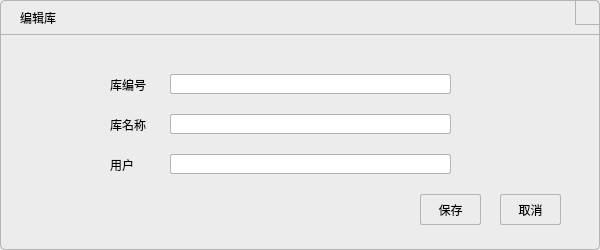
<?xml version="1.0" encoding="UTF-8"?>
<ui version="4.0">
 <class>EditLibraryDlg</class>
 <widget class="QDialog" name="EditLibraryDlg">
  <property name="geometry">
   <rect>
    <x>0</x>
    <y>0</y>
    <width>600</width>
    <height>250</height>
   </rect>
  </property>
  <property name="windowTitle">
   <string>Dialog</string>
  </property>
  <property name="styleSheet">
   <string notr="true">border:1px solid rgb(180,180,180);
border-radius:5px;
background-color:rgb(236,236,236)</string>
  </property>
  <widget class="QWidget" name="widget_2" native="true">
   <property name="geometry">
    <rect>
     <x>0</x>
     <y>34</y>
     <width>600</width>
     <height>216</height>
    </rect>
   </property>
   <property name="styleSheet">
    <string notr="true">border-top-right-radius:0px;
border-top-left-radius:0px;
border-bottom-right-radius:5px;
border-bottom-left-radius:5px;</string>
   </property>
   <widget class="QPushButton" name="pushButton_2">
    <property name="geometry">
     <rect>
      <x>530</x>
      <y>560</y>
      <width>75</width>
      <height>23</height>
     </rect>
    </property>
    <property name="text">
     <string>PushButton</string>
    </property>
   </widget>
   <widget class="QPushButton" name="pushButton_3">
    <property name="geometry">
     <rect>
      <x>630</x>
      <y>560</y>
      <width>75</width>
      <height>23</height>
     </rect>
    </property>
    <property name="text">
     <string>PushButton</string>
    </property>
   </widget>
   <widget class="QLabel" name="label_2">
    <property name="geometry">
     <rect>
      <x>110</x>
      <y>80</y>
      <width>51</width>
      <height>21</height>
     </rect>
    </property>
    <property name="styleSheet">
     <string notr="true">border:none;
font: 11pt &quot;等线&quot;;</string>
    </property>
    <property name="text">
     <string>库名称</string>
    </property>
   </widget>
   <widget class="QLineEdit" name="m_editLibName">
    <property name="geometry">
     <rect>
      <x>170</x>
      <y>80</y>
      <width>281</width>
      <height>20</height>
     </rect>
    </property>
    <property name="styleSheet">
     <string notr="true">border:1px solid rgb(180,180,180);
border-radius:2px;
background-color:rgb(255,255,255);</string>
    </property>
   </widget>
   <widget class="QPushButton" name="m_btnSave">
    <property name="geometry">
     <rect>
      <x>420</x>
      <y>160</y>
      <width>61</width>
      <height>31</height>
     </rect>
    </property>
    <property name="styleSheet">
     <string notr="true">border:1px solid rgb(180,180,180);
border-radius:2px;</string>
    </property>
    <property name="text">
     <string>保存</string>
    </property>
   </widget>
   <widget class="QPushButton" name="m_btnCancel">
    <property name="geometry">
     <rect>
      <x>500</x>
      <y>160</y>
      <width>61</width>
      <height>31</height>
     </rect>
    </property>
    <property name="styleSheet">
     <string notr="true">border:1px solid rgb(180,180,180);
border-radius:2px;</string>
    </property>
    <property name="text">
     <string>取消</string>
    </property>
   </widget>
   <widget class="QLineEdit" name="m_editLibNumber">
    <property name="geometry">
     <rect>
      <x>170</x>
      <y>40</y>
      <width>281</width>
      <height>20</height>
     </rect>
    </property>
    <property name="styleSheet">
     <string notr="true">border:1px solid rgb(180,180,180);
border-radius:2px;
background-color:rgb(255,255,255);</string>
    </property>
    <property name="readOnly">
     <bool>true</bool>
    </property>
   </widget>
   <widget class="QLabel" name="label_3">
    <property name="geometry">
     <rect>
      <x>110</x>
      <y>40</y>
      <width>51</width>
      <height>21</height>
     </rect>
    </property>
    <property name="styleSheet">
     <string notr="true">border:none;
font: 11pt &quot;等线&quot;;</string>
    </property>
    <property name="text">
     <string>库编号</string>
    </property>
   </widget>
   <widget class="QLineEdit" name="m_editUserName">
    <property name="geometry">
     <rect>
      <x>170</x>
      <y>120</y>
      <width>281</width>
      <height>20</height>
     </rect>
    </property>
    <property name="styleSheet">
     <string notr="true">border:1px solid rgb(180,180,180);
border-radius:2px;
background-color:rgb(255,255,255);</string>
    </property>
    <property name="text">
     <string/>
    </property>
   </widget>
   <widget class="QLabel" name="label_4">
    <property name="geometry">
     <rect>
      <x>110</x>
      <y>120</y>
      <width>51</width>
      <height>21</height>
     </rect>
    </property>
    <property name="styleSheet">
     <string notr="true">border:none;
font: 11pt &quot;等线&quot;;</string>
    </property>
    <property name="text">
     <string>用户</string>
    </property>
   </widget>
  </widget>
  <widget class="QWidget" name="widget" native="true">
   <property name="geometry">
    <rect>
     <x>0</x>
     <y>0</y>
     <width>600</width>
     <height>35</height>
    </rect>
   </property>
   <property name="minimumSize">
    <size>
     <width>0</width>
     <height>35</height>
    </size>
   </property>
   <property name="maximumSize">
    <size>
     <width>16777215</width>
     <height>35</height>
    </size>
   </property>
   <property name="styleSheet">
    <string notr="true">border:1px solid rgb(180,180,180);
border-top-right-radius:5px;
border-top-left-radius:5px;
border-bottom-right-radius:0px;
border-bottom-left-radius:0px;</string>
   </property>
   <widget class="QLabel" name="label">
    <property name="geometry">
     <rect>
      <x>20</x>
      <y>10</y>
      <width>101</width>
      <height>16</height>
     </rect>
    </property>
    <property name="styleSheet">
     <string notr="true">font: 11pt &quot;黑体&quot;;
border:none</string>
    </property>
    <property name="text">
     <string>编辑库</string>
    </property>
   </widget>
   <widget class="QPushButton" name="m_btnClose">
    <property name="geometry">
     <rect>
      <x>575</x>
      <y>0</y>
      <width>25</width>
      <height>25</height>
     </rect>
    </property>
    <property name="minimumSize">
     <size>
      <width>25</width>
      <height>25</height>
     </size>
    </property>
    <property name="maximumSize">
     <size>
      <width>25</width>
      <height>25</height>
     </size>
    </property>
    <property name="styleSheet">
     <string notr="true">border-top-right-radius:5px;
border-top-left-radius:0px;
border-bottom-right-radius:0px;
border-bottom-left-radius:0px;</string>
    </property>
    <property name="text">
     <string/>
    </property>
   </widget>
  </widget>
 </widget>
 <resources/>
 <connections/>
</ui>
